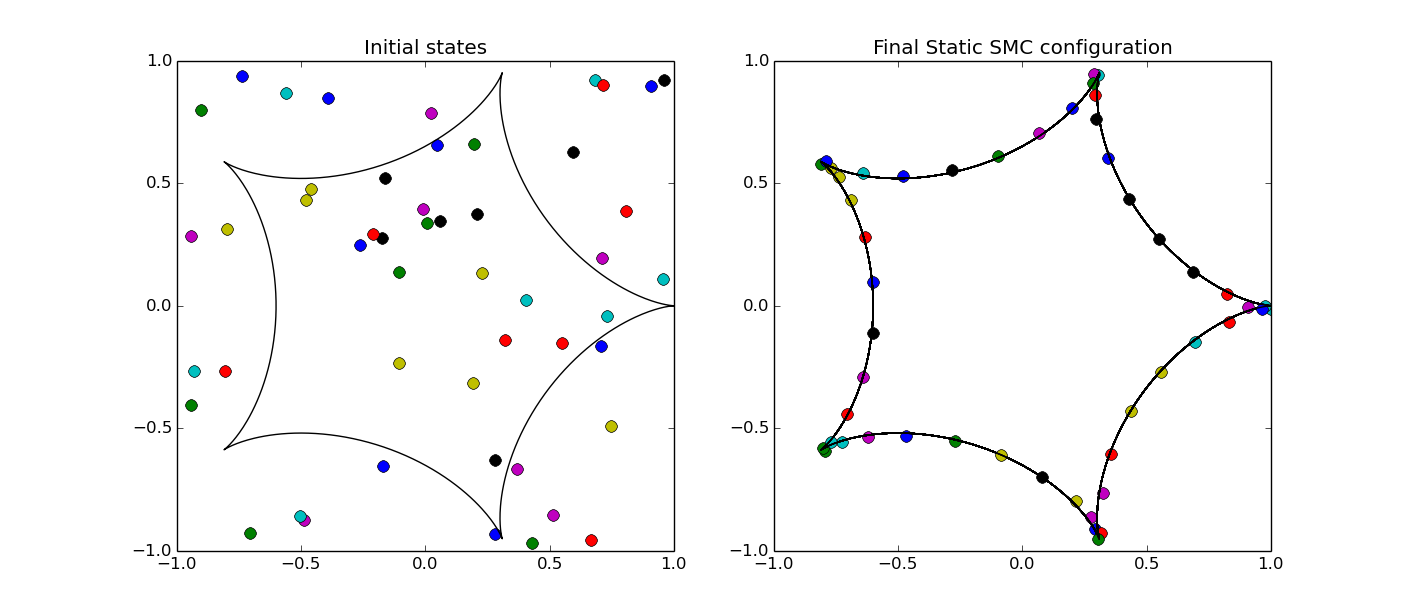

Reproduce this figure in Python.


import random
import matplotlib.pyplot as plt
from math import sin, cos, pi
import numpy as np

from smc.probdist import ProbDist
from smc.agent import Agent
from smc.static_smc import StaticSMC


def hypocycloid_curve(theta, r=0.2, k=5):
    """ defines parametric curve for hypocycloid curve """

    x = r * (k-1) * cos(theta) + r * cos((k-1) * theta)
    y = r * (k-1) * sin(theta) - r * sin((k-1) * theta)

    return x, y


if __name__ == '__main__':

    # Define probability distribution
    xmin, xmax = (-1.0, 1.0)
    ymin, ymax = (-1.0, 1.0)
    prob_dist = ProbDist(xmin=xmin, xmax=xmax, ymin=ymin, ymax=ymax)
    prob_dist.set_prob_dist_on_curve(hypocycloid_curve,
                                     np.arange(0, 2*pi, 0.01))

    # Define StaticSMC coverage object
    static_smc = StaticSMC(prob_dist)
    n_agents = 50
    random.seed(100418)
    initial_states = []
    # add agents to coverage object
    for iagent in range(n_agents):
        random_state = (xmin + (xmax-xmin) * random.random(),
                        ymin + (ymax-ymin) * random.random())
        static_smc.add_agent(Agent(random_state[0], random_state[1]))
        initial_states.append(random_state)

    # Run the algorithm (100 time-steps of size 0.01)
    static_smc.time_steps(100, 0.01)

    final_states = []
    for agent in static_smc.agents:
        final_states.append((agent.x, agent.y))

    points_on_curve = [hypocycloid_curve(th) for th in np.arange(0, 2*pi, 0.01)]
    xs_on_curve = [x[0] for x in points_on_curve]
    ys_on_curve = [x[1] for x in points_on_curve]

    plt.figure(figsize=(14, 6))
    # plotting initial locations of each agent
    plt.subplot(1, 2, 1)
    for state in initial_states:
        plt.plot(state[0], state[1], 'o', markersize=8)
    plt.plot(xs_on_curve, ys_on_curve, 'k-')
    plt.axis([xmin, xmax, ymin, ymax])
    plt.title('Initial states')

    # plotting final configuration of agents
    plt.subplot(1, 2, 2)
    for state in final_states:
        plt.plot(state[0], state[1], 'o', markersize=8)
        plt.plot(xs_on_curve, ys_on_curve, 'k-')
    plt.axis([xmin, xmax, ymin, ymax])
    plt.title('Final Static SMC configuration')
    plt.show()
